Frame 1 (no input): blank canvas, image omitted
Frame 60 (no input): blank canvas, image omitted
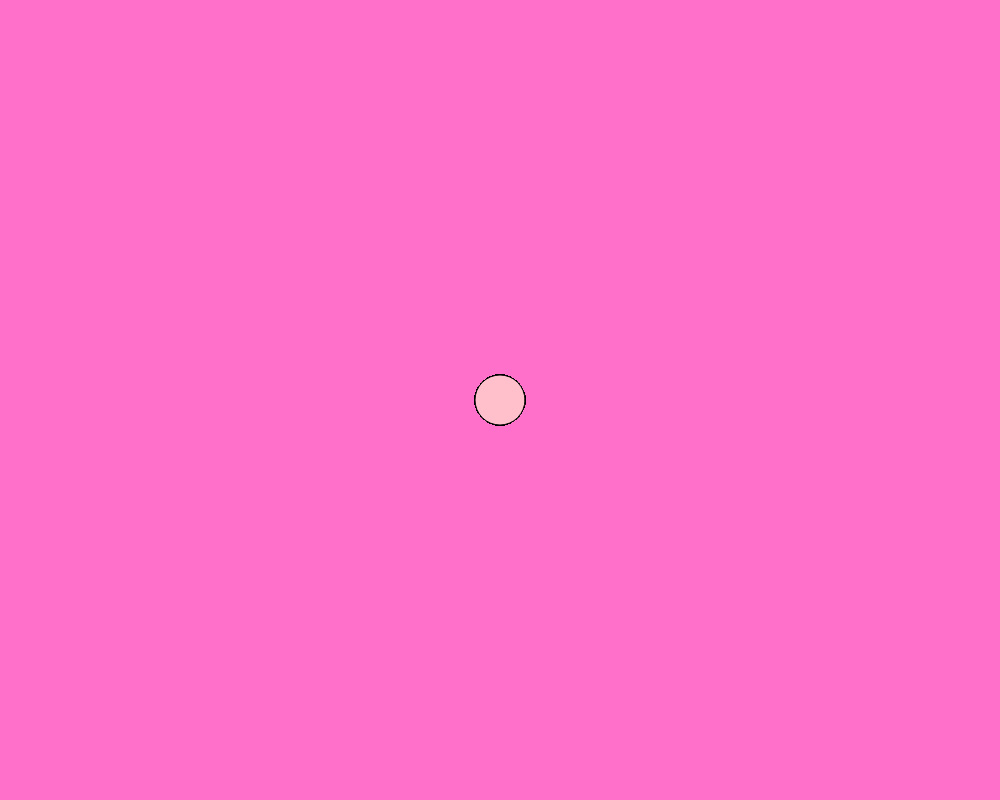
Frame 120 (the mouse pressed at the canvas centre since frame 60)

The p5.js sketch whose frames 1 and 60 were blank and that drew this single picture after the mouse press (run headless with seeded random() and noise() and a simulated clock; from frame 60 on, the mouse is pressed at the canvas centre):

// p5.js sketch
// ── sketch.js
function setup() {
  createCanvas(1000, 800);
  background("rgb(255,112,203)");
}

function draw() {
  fill("pink");
stroke("black");
  if (mouseIsPressed)
  circle(mouseX, mouseY,50);
}
